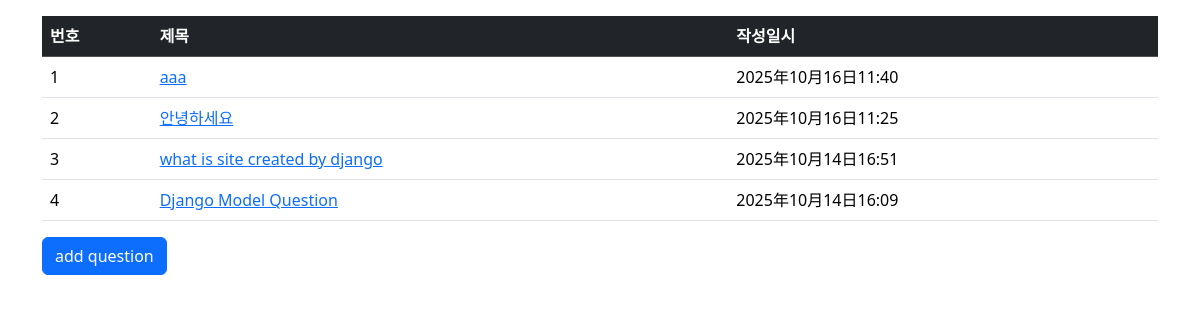
Screenshot of /pybo/ with the database file from the repository.
### pybo/models.py (models this page shows, shortened)
class Question(models.Model):
    subject = models.CharField(max_length=200)
    content = models.TextField()
    create_date = models.DateTimeField()

### pybo/views.py (the view)
# urls.py: path('', views.index, name='index'),
def index(request):
    question_list = Question.objects.order_by('-create_date')
    context = {'question_list': question_list}
    return render(request, 'pybo/question_list.html', context)

### templates/pybo/question_list.html
{% extends "base.html" %} {% block content %}
<div class="container my-3">
  <table class="table">
    <thead>
      <tr class="table-dark">
        <th>번호</th>
        <th>제목</th>
        <th>작성일시</th>
      </tr>
    </thead>
    <tbody>
      {% if question_list %} {% for question in question_list %}
      <tr>
        <td>{{ forloop.counter }}</td>
        <td>
          <a href="{% url 'pybo:detail' question.id %}"
            >{{ question.subject }}</a
          >
        </td>
        <td>{{ question.create_date }}</td>
      </tr>
      {% endfor %} {% else %}
      <tr>
        <td colspan="3">질문이 없습니다.</td>
      </tr>
      {% endif %}
    </tbody>
  </table>
  <a href="{% url 'pybo:question_create' %}" class="btn btn-primary"
    >add question</a
  >
</div>
{% endblock%}

### rows the page displays
Question: subject "aaa", create_date "2025年10月16日11:40"
Question: subject "안녕하세요", create_date "2025年10月16日11:25"
Question: subject "what is site created by django", create_date "2025年10月14日16:51"
Question: subject "Django Model Question", create_date "2025年10月14日16:09"
